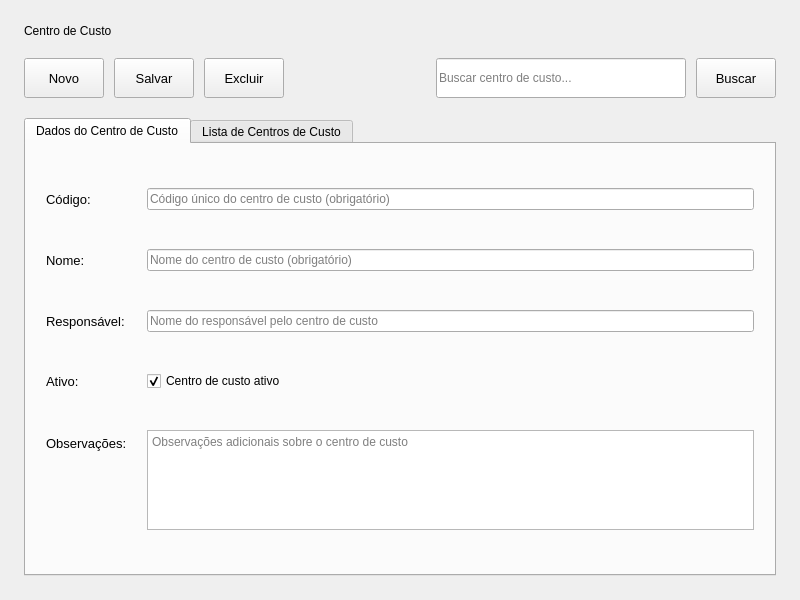
<?xml version='1.0' encoding='UTF-8'?>
<ui version="4.0">
  <class>CentroCustoWidget</class>
  <widget class="QWidget" name="CentroCustoWidget">
    <property name="geometry">
      <rect>
        <x>0</x>
        <y>0</y>
        <width>800</width>
        <height>600</height>
      </rect>
    </property>
    <property name="windowTitle">
      <string>Centro de Custo</string>
    </property>
    <layout class="QVBoxLayout" name="verticalLayout">
      <property name="spacing">
        <number>20</number>
      </property>
      <property name="leftMargin">
        <number>24</number>
      </property>
      <property name="topMargin">
        <number>24</number>
      </property>
      <property name="rightMargin">
        <number>24</number>
      </property>
      <property name="bottomMargin">
        <number>24</number>
      </property>
      <item>
        <widget class="QLabel" name="lbl_title">
          <property name="text">
            <string>Centro de Custo</string>
          </property>
          <property name="alignment">
            <set>Qt::AlignmentFlag::AlignLeft | Qt::AlignmentFlag::AlignVCenter</set>
          </property>
        </widget>
      </item>
      <item>
        <layout class="QHBoxLayout" name="horizontalLayout">
          <property name="spacing">
            <number>10</number>
          </property>
          <property name="leftMargin">
            <number>0</number>
          </property>
          <property name="topMargin">
            <number>0</number>
          </property>
          <property name="rightMargin">
            <number>0</number>
          </property>
          <property name="bottomMargin">
            <number>0</number>
          </property>
          <item>
            <widget class="QPushButton" name="btn_novo">
              <property name="minimumSize">
                <size>
                  <width>0</width>
                  <height>40</height>
                </size>
              </property>
              <property name="font">
                <font>
                  <family>Segoe UI</family>
                  <pointsize>10</pointsize>
                </font>
              </property>
              <property name="cursor">
                <cursorShape>PointingHandCursor</cursorShape>
              </property>
              <property name="toolTip">
                <string>Adicionar novo centro de custo</string>
              </property>
              <property name="text">
                <string>Novo</string>
              </property>
            </widget>
          </item>
          <item>
            <widget class="QPushButton" name="btn_salvar">
              <property name="minimumSize">
                <size>
                  <width>0</width>
                  <height>40</height>
                </size>
              </property>
              <property name="font">
                <font>
                  <family>Segoe UI</family>
                  <pointsize>10</pointsize>
                </font>
              </property>
              <property name="cursor">
                <cursorShape>PointingHandCursor</cursorShape>
              </property>
              <property name="toolTip">
                <string>Salvar centro de custo atual</string>
              </property>
              <property name="text">
                <string>Salvar</string>
              </property>
            </widget>
          </item>
          <item>
            <widget class="QPushButton" name="btn_excluir">
              <property name="minimumSize">
                <size>
                  <width>0</width>
                  <height>40</height>
                </size>
              </property>
              <property name="font">
                <font>
                  <family>Segoe UI</family>
                  <pointsize>10</pointsize>
                </font>
              </property>
              <property name="cursor">
                <cursorShape>PointingHandCursor</cursorShape>
              </property>
              <property name="toolTip">
                <string>Excluir centro de custo selecionado</string>
              </property>
              <property name="text">
                <string>Excluir</string>
              </property>
            </widget>
          </item>
          <item>
            <spacer name="horizontalSpacer">
              <property name="orientation">
                <enum>Qt::Orientation::Horizontal</enum>
              </property>
              <property name="sizeHint" stdset="0">
                <size>
                  <width>40</width>
                  <height>20</height>
                </size>
              </property>
            </spacer>
          </item>
          <item>
            <widget class="QLineEdit" name="txt_buscar">
              <property name="minimumSize">
                <size>
                  <width>250</width>
                  <height>40</height>
                </size>
              </property>
              <property name="placeholderText">
                <string>Buscar centro de custo...</string>
              </property>
            </widget>
          </item>
          <item>
            <widget class="QPushButton" name="btn_buscar">
              <property name="minimumSize">
                <size>
                  <width>0</width>
                  <height>40</height>
                </size>
              </property>
              <property name="font">
                <font>
                  <family>Segoe UI</family>
                  <pointsize>10</pointsize>
                </font>
              </property>
              <property name="cursor">
                <cursorShape>PointingHandCursor</cursorShape>
              </property>
              <property name="toolTip">
                <string>Buscar centros de custo</string>
              </property>
              <property name="text">
                <string>Buscar</string>
              </property>
            </widget>
          </item>
        </layout>
      </item>
      <item>
        <widget class="QTabWidget" name="tab_widget">
          <property name="currentIndex">
            <number>0</number>
          </property>
          <widget class="QWidget" name="tab_dados">
            <attribute name="title">
              <string>Dados do Centro de Custo</string>
            </attribute>
            <layout class="QVBoxLayout" name="verticalLayout_2">
              <property name="spacing">
                <number>20</number>
              </property>
              <property name="leftMargin">
                <number>20</number>
              </property>
              <property name="topMargin">
                <number>20</number>
              </property>
              <property name="rightMargin">
                <number>20</number>
              </property>
              <property name="bottomMargin">
                <number>20</number>
              </property>
              <item>
                <layout class="QFormLayout" name="formLayout">
                  <property name="horizontalSpacing">
                    <number>20</number>
                  </property>
                  <property name="verticalSpacing">
                    <number>15</number>
                  </property>
                  <property name="leftMargin">
                    <number>0</number>
                  </property>
                  <property name="topMargin">
                    <number>0</number>
                  </property>
                  <property name="rightMargin">
                    <number>0</number>
                  </property>
                  <property name="bottomMargin">
                    <number>0</number>
                  </property>
                  <item row="0" column="0">
                    <widget class="QLabel" name="lbl_codigo">
                      <property name="font">
                        <font>
                          <family>Segoe UI</family>
                          <pointsize>10</pointsize>
                        </font>
                      </property>
                      <property name="text">
                        <string>Código:</string>
                      </property>
                      <property name="buddy">
                        <cstring>txt_codigo</cstring>
                      </property>
                    </widget>
                  </item>
                  <item row="0" column="1">
                    <widget class="QLineEdit" name="txt_codigo">
                      <property name="maxLength">
                        <number>10</number>
                      </property>
                      <property name="placeholderText">
                        <string>Código único do centro de custo (obrigatório)</string>
                      </property>
                    </widget>
                  </item>
                  <item row="1" column="0">
                    <widget class="QLabel" name="lbl_nome">
                      <property name="font">
                        <font>
                          <family>Segoe UI</family>
                          <pointsize>10</pointsize>
                        </font>
                      </property>
                      <property name="text">
                        <string>Nome:</string>
                      </property>
                      <property name="buddy">
                        <cstring>txt_nome</cstring>
                      </property>
                    </widget>
                  </item>
                  <item row="1" column="1">
                    <widget class="QLineEdit" name="txt_nome">
                      <property name="placeholderText">
                        <string>Nome do centro de custo (obrigatório)</string>
                      </property>
                    </widget>
                  </item>
                  <item row="2" column="0">
                    <widget class="QLabel" name="lbl_responsavel">
                      <property name="font">
                        <font>
                          <family>Segoe UI</family>
                          <pointsize>10</pointsize>
                        </font>
                      </property>
                      <property name="text">
                        <string>Responsável:</string>
                      </property>
                      <property name="buddy">
                        <cstring>txt_responsavel</cstring>
                      </property>
                    </widget>
                  </item>
                  <item row="2" column="1">
                    <widget class="QLineEdit" name="txt_responsavel">
                      <property name="placeholderText">
                        <string>Nome do responsável pelo centro de custo</string>
                      </property>
                    </widget>
                  </item>
                  <item row="3" column="0">
                    <widget class="QLabel" name="lbl_ativo">
                      <property name="font">
                        <font>
                          <family>Segoe UI</family>
                          <pointsize>10</pointsize>
                        </font>
                      </property>
                      <property name="text">
                        <string>Ativo:</string>
                      </property>
                      <property name="buddy">
                        <cstring>chk_ativo</cstring>
                      </property>
                    </widget>
                  </item>
                  <item row="3" column="1">
                    <widget class="QCheckBox" name="chk_ativo">
                      <property name="text">
                        <string>Centro de custo ativo</string>
                      </property>
                      <property name="checked">
                        <bool>true</bool>
                      </property>
                    </widget>
                  </item>
                  <item row="4" column="0">
                    <widget class="QLabel" name="lbl_observacoes">
                      <property name="font">
                        <font>
                          <family>Segoe UI</family>
                          <pointsize>10</pointsize>
                        </font>
                      </property>
                      <property name="text">
                        <string>Observações:</string>
                      </property>
                      <property name="buddy">
                        <cstring>txt_observacoes</cstring>
                      </property>
                    </widget>
                  </item>
                  <item row="4" column="1">
                    <widget class="QTextEdit" name="txt_observacoes">
                      <property name="maximumSize">
                        <size>
                          <width>16777215</width>
                          <height>100</height>
                        </size>
                      </property>
                      <property name="placeholderText">
                        <string>Observações adicionais sobre o centro de custo</string>
                      </property>
                    </widget>
                  </item>
                </layout>
              </item>
            </layout>
          </widget>
          <widget class="QWidget" name="tab_lista">
            <attribute name="title">
              <string>Lista de Centros de Custo</string>
            </attribute>
            <layout class="QVBoxLayout" name="verticalLayout_3">
              <property name="spacing">
                <number>20</number>
              </property>
              <property name="leftMargin">
                <number>20</number>
              </property>
              <property name="topMargin">
                <number>20</number>
              </property>
              <property name="rightMargin">
                <number>20</number>
              </property>
              <property name="bottomMargin">
                <number>20</number>
              </property>
              <item>
                <widget class="QTableView" name="tbl_centro_custo">
                  <property name="alternatingRowColors">
                    <bool>true</bool>
                  </property>
                  <property name="selectionBehavior">
                    <enum>QAbstractItemView::SelectionBehavior::SelectRows</enum>
                  </property>
                  <attribute name="horizontalHeaderStretchLastSection">
                    <bool>true</bool>
                  </attribute>
                  <attribute name="verticalHeaderVisible">
                    <bool>false</bool>
                  </attribute>
                </widget>
              </item>
            </layout>
          </widget>
        </widget>
      </item>
    </layout>
  </widget>
  <tabstops>
    <tabstop>btn_novo</tabstop>
    <tabstop>btn_salvar</tabstop>
    <tabstop>btn_excluir</tabstop>
    <tabstop>txt_buscar</tabstop>
    <tabstop>btn_buscar</tabstop>
    <tabstop>tab_widget</tabstop>
    <tabstop>txt_codigo</tabstop>
    <tabstop>txt_nome</tabstop>
    <tabstop>txt_responsavel</tabstop>
    <tabstop>chk_ativo</tabstop>
    <tabstop>txt_observacoes</tabstop>
    <tabstop>tbl_centro_custo</tabstop>
  </tabstops>
  <resources />
  <connections />
</ui>
